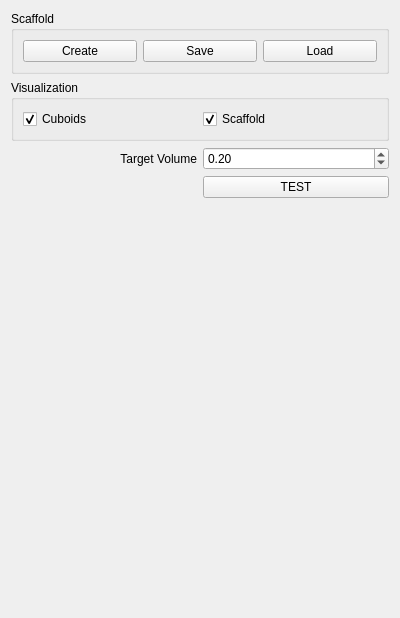
<?xml version="1.0" encoding="UTF-8"?>
<ui version="4.0">
 <class>FoldabilizerWidget</class>
 <widget class="QWidget" name="FoldabilizerWidget">
  <property name="geometry">
   <rect>
    <x>0</x>
    <y>0</y>
    <width>400</width>
    <height>618</height>
   </rect>
  </property>
  <property name="minimumSize">
   <size>
    <width>400</width>
    <height>0</height>
   </size>
  </property>
  <property name="maximumSize">
   <size>
    <width>400</width>
    <height>16777215</height>
   </size>
  </property>
  <property name="windowTitle">
   <string>Form</string>
  </property>
  <layout class="QGridLayout" name="gridLayout">
   <item row="2" column="0" colspan="2">
    <widget class="QGroupBox" name="groupBox_2">
     <property name="title">
      <string>Visualization</string>
     </property>
     <layout class="QGridLayout" name="gridLayout_3">
      <item row="0" column="0">
       <widget class="QCheckBox" name="showCuboids">
        <property name="text">
         <string>Cuboids</string>
        </property>
        <property name="checked">
         <bool>true</bool>
        </property>
       </widget>
      </item>
      <item row="0" column="1">
       <widget class="QCheckBox" name="showScaffold">
        <property name="text">
         <string>Scaffold</string>
        </property>
        <property name="checked">
         <bool>true</bool>
        </property>
       </widget>
      </item>
     </layout>
    </widget>
   </item>
   <item row="1" column="0" colspan="2">
    <widget class="QGroupBox" name="groupBox">
     <property name="title">
      <string>Scaffold</string>
     </property>
     <layout class="QGridLayout" name="gridLayout_2">
      <item row="0" column="1">
       <widget class="QPushButton" name="saveScaffold">
        <property name="text">
         <string>Save</string>
        </property>
       </widget>
      </item>
      <item row="0" column="0">
       <widget class="QPushButton" name="createScaffold">
        <property name="text">
         <string>Create</string>
        </property>
       </widget>
      </item>
      <item row="0" column="2">
       <widget class="QPushButton" name="loadScaffold">
        <property name="text">
         <string>Load</string>
        </property>
       </widget>
      </item>
     </layout>
    </widget>
   </item>
   <item row="11" column="0" colspan="2">
    <spacer name="verticalSpacer">
     <property name="orientation">
      <enum>Qt::Vertical</enum>
     </property>
     <property name="sizeHint" stdset="0">
      <size>
       <width>20</width>
       <height>40</height>
      </size>
     </property>
    </spacer>
   </item>
   <item row="9" column="1">
    <widget class="QDoubleSpinBox" name="targetV">
     <property name="maximum">
      <double>1.000000000000000</double>
     </property>
     <property name="singleStep">
      <double>0.100000000000000</double>
     </property>
     <property name="value">
      <double>0.200000000000000</double>
     </property>
    </widget>
   </item>
   <item row="10" column="1">
    <widget class="QPushButton" name="test">
     <property name="text">
      <string>TEST</string>
     </property>
    </widget>
   </item>
   <item row="9" column="0">
    <widget class="QLabel" name="label_5">
     <property name="text">
      <string>Target Volume</string>
     </property>
     <property name="alignment">
      <set>Qt::AlignRight|Qt::AlignTrailing|Qt::AlignVCenter</set>
     </property>
    </widget>
   </item>
  </layout>
 </widget>
 <resources/>
 <connections/>
</ui>
